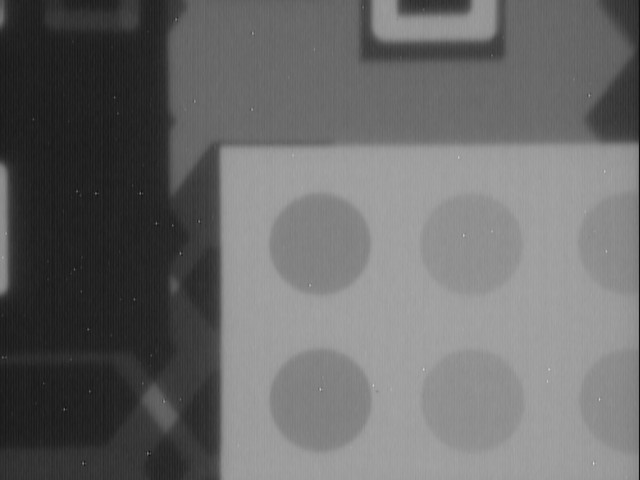
#> input picture ARCS/img/X-Ray/New/Original/P13382686.jpg, 640 x 480 px; its folder holds 4 pictures in this run
$ jupyter execute Chores.ipynb
#> lines starting #> are read from the running program, lines starting #| are printed output that depends on the picture
[cell 1]
import cv2
import os

## Cut Ori images

[cell 2]
def cut(path_src, path_dst, f_name, coord=None):
#> called with f_name = 'Case'
    os.chdir(path_src)
    images = os.listdir()
    images.sort()

    num = 0
    for image in images:
        img = cv2.imread(image)
#> img is the input picture: shape (480, 640, 3); min 12, max 224, mean 105.5

        if (coord != None):
            cut = img[coord[0][1]:coord[1][1], coord[0][0]:coord[1][0],:]
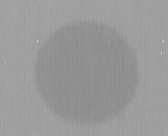
#> cut: shape (136, 168, 3); min 138, max 204, mean 153.6
            cv2.imwrite("{}/{}_{}.bmp".format(path_dst, f_name, num), cut)
            num = num + 1
        else:
            print("Give me your interested area!")

        print("{}".format(num))
#> pass 2 of the loop in cut, `for image in images:`:
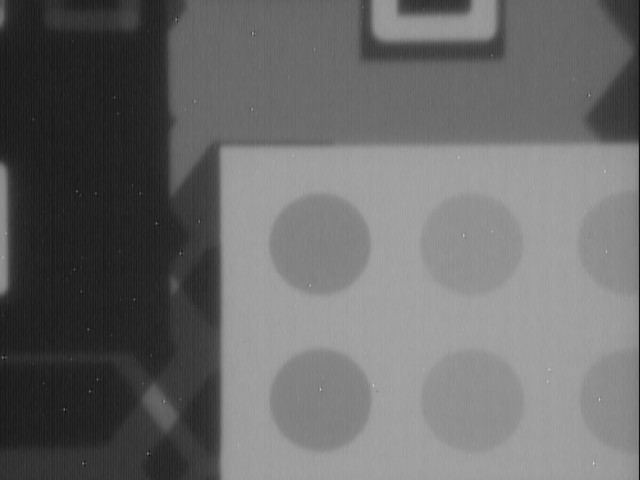
#> input picture ARCS/img/X-Ray/New/Original/P13488330.jpg, 640 x 480 px
#> in cut, img is the input picture: shape (480, 640, 3); min 13, max 221, mean 105.9
#> in cut, `cut = img[coord[0][1]:coord[1][1], coord[0][0]:coord[1][0],:]`:
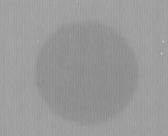
#> cut: shape (136, 168, 3); min 137, max 198, mean 154
#> pass 3 of the loop in cut, `for image in images:`:
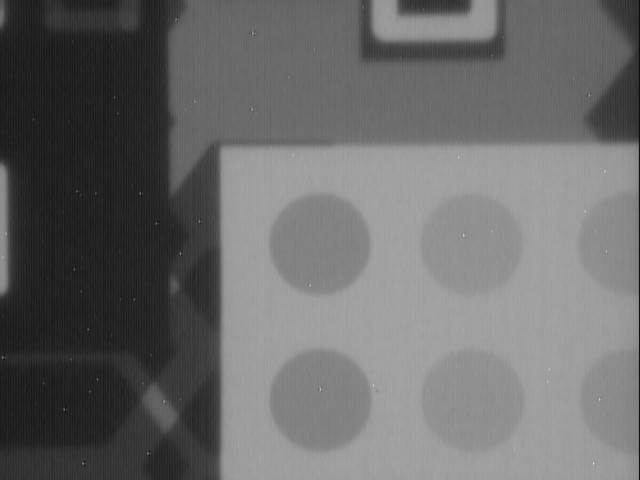
#> input picture ARCS/img/X-Ray/New/Original/P13630587.jpg, 640 x 480 px
#> in cut, img is the input picture: shape (480, 640, 3); min 11, max 219, mean 105.8
#> in cut, `cut = img[coord[0][1]:coord[1][1], coord[0][0]:coord[1][0],:]`:
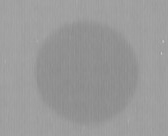
#> cut: shape (136, 168, 3); min 138, max 198, mean 154
#> the loop made 4 passes; the first 3 are shown
